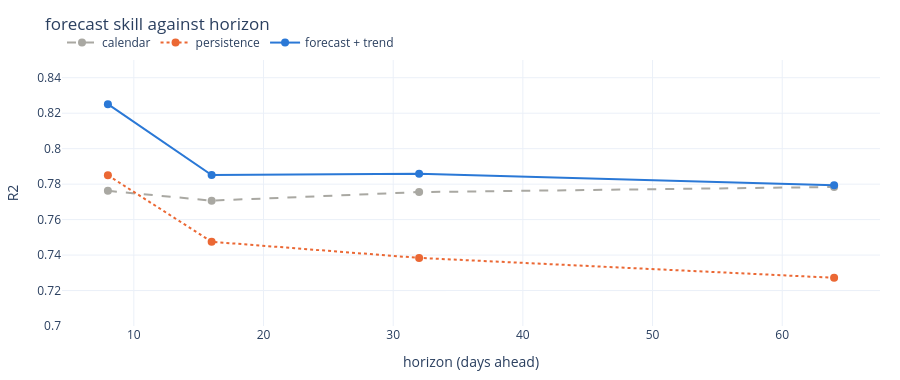

Notebook cell for this chart:
### Code cell
piv = fc.pivot(index="horizon_days", columns="reference", values="r2")
fig = go.Figure()
for name, colour, dash in [("calendar", "#a9a8a2", "dash"),
                           ("persistence", "#eb6834", "dot"),
                           ("forecast + trend", "#2a78d6", "solid")]:
    fig.add_scatter(x=piv.index, y=piv[name], mode="lines+markers", name=name,
                    line=dict(color=colour, dash=dash, width=2),
                    marker=dict(size=8))
fig.update_layout(template="plotly_white", height=380,
                  margin=dict(l=60, r=20, t=60, b=40),
                  title="forecast skill against horizon",
                  xaxis_title="horizon (days ahead)", yaxis_title="R2",
                  yaxis_range=[0.7, 0.85],
                  legend=dict(orientation="h", y=1.12, x=0))
fig.show()

### Figure 1 — Plotly figure (JSON) as saved in the notebook; plotly's stock layout.template omitted (floating-point values rounded to 4 significant figures)
{"data": [{"line": {"color": "#a9a8a2", "dash": "dash", "width": 2}, "marker": {"size": 8}, "mode": "lines+markers", "name": "calendar", "type": "scatter", "x": [8, 16, 32, 64], "y": [0.7762, 0.7707, 0.7755, 0.7784]}, {"line": {"color": "#eb6834", "dash": "dot", "width": 2}, "marker": {"size": 8}, "mode": "lines+markers", "name": "persistence", "type": "scatter", "x": [8, 16, 32, 64], "y": [0.785, 0.7475, 0.7384, 0.7272]}, {"line": {"color": "#2a78d6", "dash": "solid", "width": 2}, "marker": {"size": 8}, "mode": "lines+markers", "name": "forecast + trend", "type": "scatter", "x": [8, 16, 32, 64], "y": [0.8251, 0.7851, 0.7858, 0.7793]}], "layout": {"height": 380, "legend": {"orientation": "h", "x": 0, "y": 1.12}, "margin": {"b": 40, "l": 60, "r": 20, "t": 60}, "title": {"text": "forecast skill against horizon"}, "xaxis": {"title": {"text": "horizon (days ahead)"}}, "yaxis": {"range": [0.7, 0.85], "title": {"text": "R2"}}}}
